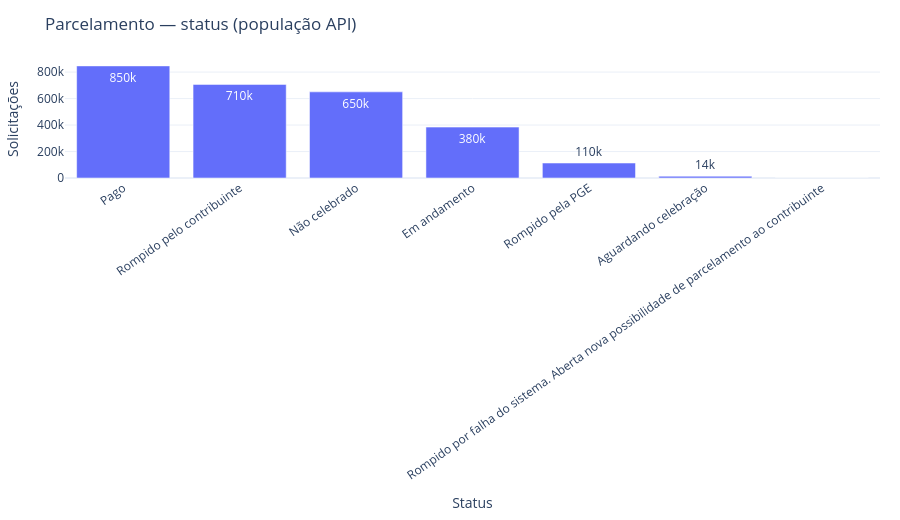

Notebook source saved alongside this figure:
### Markdown cell above
### Status na população (API)

**Antes do gráfico:** cada barra é a **contagem de solicitações** (população) por `STATUS_PARCELAMENTO`. Esperamos volume alto em *Pago*, *Rompido pelo contribuinte* e *Não celebrado*. Isso mapeia trajetórias de acordo — **não** tipos de garantia.

### Code cell
agg_st = C.get_json(
    "/v1/data/parcelamento/aggregate",
    params={"group_by": "STATUS_PARCELAMENTO", "metrics": "count,count_distinct:ID_DEBITO", "limit": 50},
    timeout=180,
)
df_st = pd.DataFrame(agg_st["dados"]).rename(
    columns={"STATUS_PARCELAMENTO": "status", "qtd_linhas": "qtd", "count_distinct_id_debito": "debitos_distintos"}
).sort_values("qtd", ascending=False)
display(df_st)

fig = px.bar(df_st, x="status", y="qtd", title="Parcelamento — status (população API)",
             labels={"status": "Status", "qtd": "Solicitações"}, text_auto=".2s")
fig.update_layout(xaxis_tickangle=-35, margin=dict(b=160))
save_fig(fig, "parcelamento_status_pop", height=520)

### Figure 1 — Plotly figure (JSON) as saved in the notebook; plotly's stock layout.template omitted (floating-point values rounded to 4 significant figures)
{"data": [{"hovertemplate": "Status=%{x}<br>Solicitações=%{y}<extra></extra>", "legendgroup": "", "marker": {"color": "#636efa", "pattern": {"shape": ""}}, "name": "", "orientation": "v", "showlegend": false, "textposition": "auto", "texttemplate": "%{y:.2s}", "type": "bar", "x": ["Pago", "Rompido pelo contribuinte", "Não celebrado", "Em andamento", "Rompido pela PGE", "Aguardando celebração", "Rompido por falha do sistema. Aberta nova possibilidade de parcelamento ao contribuinte"], "xaxis": "x", "y": [846775, 707031, 650717, 384417, 113031, 13698, 5], "yaxis": "y"}], "layout": {"barmode": "relative", "height": 520, "legend": {"tracegroupgap": 0}, "margin": {"b": 80, "l": 40, "r": 20, "t": 60}, "title": {"text": "Parcelamento — status (população API)"}, "xaxis": {"anchor": "y", "domain": [0.0, 1.0], "tickangle": -35, "title": {"text": "Status"}}, "yaxis": {"anchor": "x", "domain": [0.0, 1.0], "title": {"text": "Solicitações"}}}}
